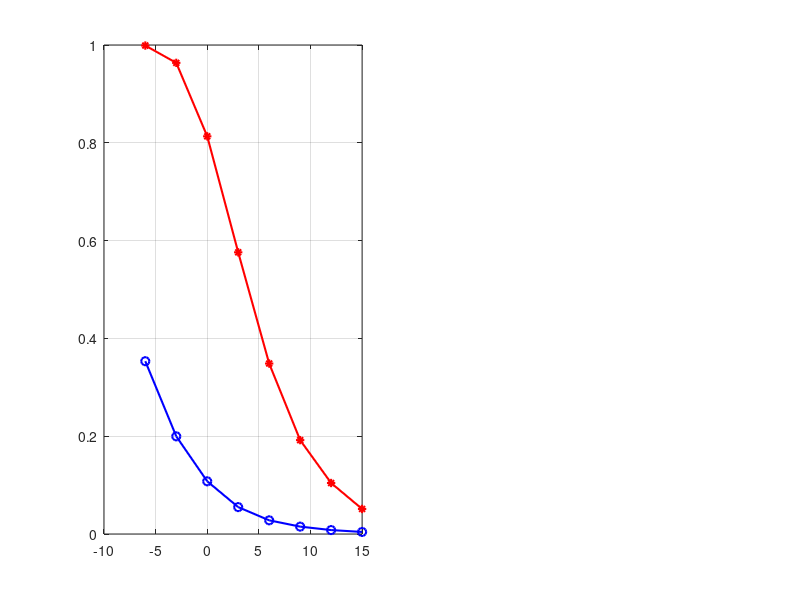

Recreate this plot in MATLAB. (Note: this script raises an error after producing the figure.)
clear all

dB = -6:3:15;
P = 10.^(dB./10);      % TX power
L = 100;             % Lengh in channel uses of the given sub-codeword 
R = 1;               % Data Rate

Nof_samples = 10^4; 

Pout = zeros(Nof_samples,length(P));
Pout2 = zeros(Nof_samples,length(P));
Pout3 = zeros(Nof_samples,length(P));
Approx_Pout = zeros(Nof_samples,length(P));
theta_m = zeros(1,length(P));
b_m = zeros(1,length(P));

h_samples = (randn(1,Nof_samples) + 1i*randn(1,Nof_samples))/sqrt(2);
x = abs(h_samples).^2; % Channel gains


for j = 1 : length(P),
    
    theta_m(j) = (exp(R)-1)/P(j);
    b_m(j) = sqrt(L*P(j)^2/(exp(2*R)-1));
    
    for i = 1 : Nof_samples,    
        A = sqrt(L)*log(1+x(i)*P(j))-R;
        B = sqrt(1-1/((1+x(i)*P(j))^2));
        
        %%
        Pout(i,j) = qfunc(A/B);
        
        %%
        % the following Pout 2 and Pout 3 are given, respectively, as per
        % Eqs. (4) and (13) in:
        % H. Fu, M. W. Wu, and P. Y. Kam, "Explicit, closed-form performance analysis 
        % in fading via new bound on Gaussian Q-function," in IEEE Int. Conf. Commun. (ICC),
        % Jun. 2013, pp. 5819–5823. 
        if A <= 0,
            Pout2(i,j) = 1;
            Pout3(i,j) = 1;
        else
            Pout2(i,j) = exp(-((A/B)^2)/2)/((A/B)*sqrt(2*pi)); 
            Pout3(i,j) = exp(-((A/B)^2)/2)/((A/B)*sqrt(2*pi)) - exp(-((A/B)^2))/((A/B)*2*sqrt(2*pi)) - exp(-3*((A/B)^2))/((A/B)*6*sqrt(2*pi)); 
        end;
        %%
        
        Temp_1 = theta_m(j) - sqrt(pi/(2*(b_m(j)^2)));
        Temp_2 = theta_m(j) + sqrt(pi/(2*(b_m(j)^2)));
        if x(i) <= Temp_1,
            Approx_Pout(i,j) = 1;
        elseif x(i) > Temp_1 && x(i) < Temp_2,
            Approx_Pout(i,j) = 1/2-b_m(j)*(x(i)-theta_m(j))/sqrt(2*pi);
        else 
            Approx_Pout(i,j) = 0;
        end;
    
    
    end;
end;


figure;
mean_Pout = mean(Pout,1);
mean_Pout2 = mean(Pout2,1);
mean_Pout3 = mean(Pout3,1);
mean_Approx_Pout = mean(Approx_Pout,1); 
set(gca,'fontname','times','fontsize',18)
subplot(1,2,1)
plot(dB,mean_Pout,'b-o','LineWidth',1.5); hold on; 
plot(dB,mean_Approx_Pout,'r-*','LineWidth',1.5); grid on;
plot(dB,smooth(mean_Pout2),'g--*','LineWidth',1.5); grid on;
plot(dB,smooth(mean_Pout3),'m--*','LineWidth',1.5); grid on;
legend('Q-Function','Approximation (Makki et.al.)','Upper bound (1 term)','Upper bound (3 terms)', 'location','northeast')
ylabel('Outage Probability', 'FontSize',20,'fontWeight', 'bold')
xlabel('Input SNR (dB)', 'FontSize',20,'fontWeight', 'bold')
axis([dB(1) dB(length(dB)) 0 1])

subplot(1,2,2)
semilogy(dB,mean_Pout,'b-o','LineWidth',1.5); hold on; 
semilogy(dB,mean_Approx_Pout,'r-*','LineWidth',1.5); grid on;
semilogy(dB,smooth(mean_Pout2),'g--*','LineWidth',1.5); grid on;
semilogy(dB,smooth(mean_Pout3),'m--*','LineWidth',1.5); grid on;
legend('Q-Function','Approximation (Makki et.al.)','Upper bound (1 term)','Upper bound (3 terms)', 'location','southwest')
ylabel('Outage Probability', 'FontSize',20,'fontWeight', 'bold')
xlabel('Input SNR (dB)', 'FontSize',20,'fontWeight', 'bold')
axis([dB(1) dB(length(dB)) 0 1])